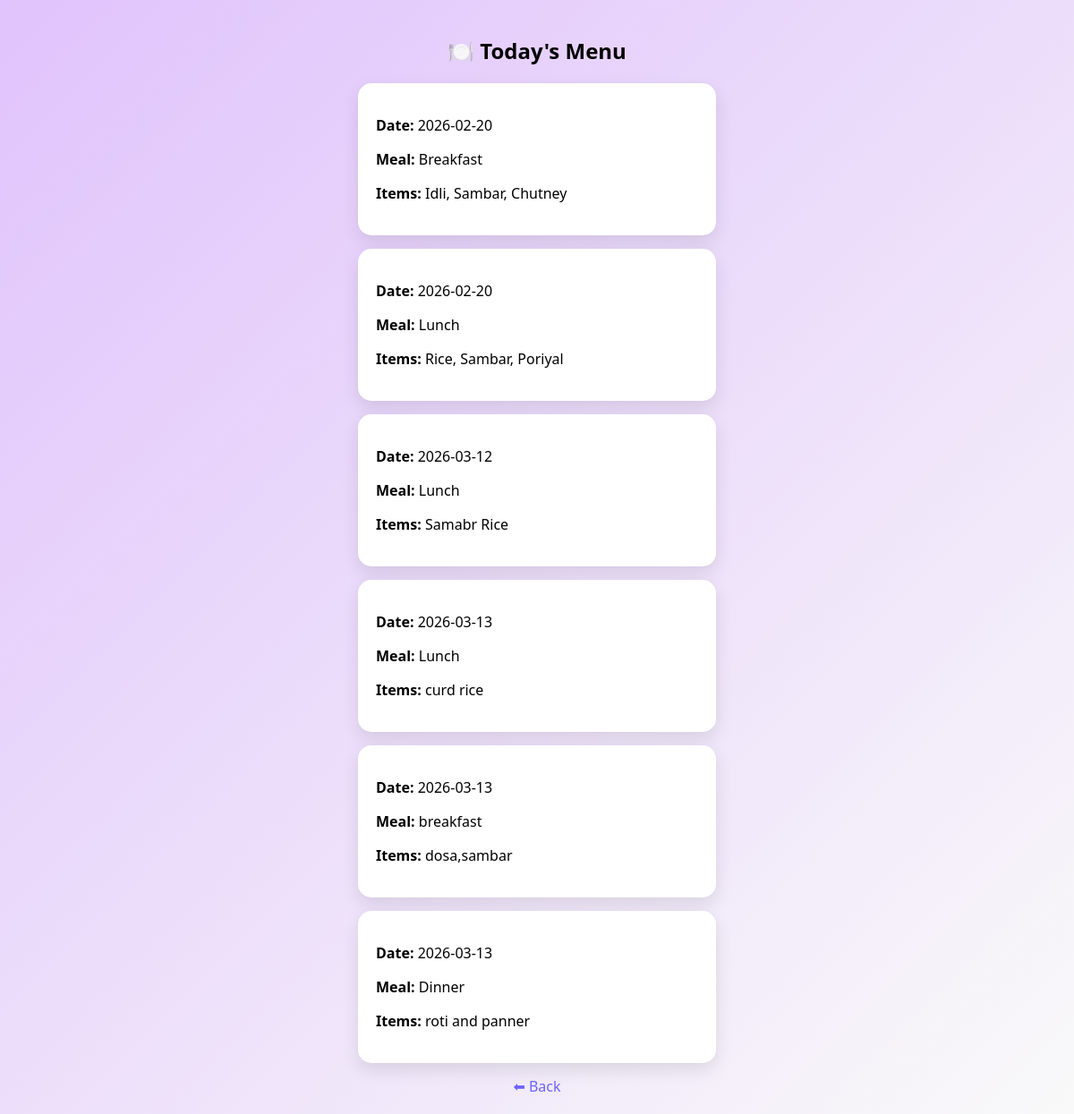
Page /menu/1 on the committed database.
### tables this page shows
CREATE TABLE menu (
    id INTEGER PRIMARY KEY AUTOINCREMENT,
    date TEXT NOT NULL,
    meal_type TEXT NOT NULL,
    items TEXT NOT NULL
);

### app.py (the view)
@app.route("/menu/<int:student_id>")
def menu(student_id):
    with get_db() as conn:
        cursor = conn.cursor()
        cursor.execute("SELECT * FROM menu")
        menu = cursor.fetchall()
    return render_template("menu.html", menu=menu, student_id=student_id)

### app.py (called while the page is built)
def get_db():
    conn = sqlite3.connect(DB_PATH, timeout=10)
    conn.row_factory = sqlite3.Row
    return conn

### templates/menu.html (shortened to what this page needs)
<!DOCTYPE html>
<html>
<head>
</head>
<body>
<div class="container">
<h2>🍽️ Today's Menu</h2>
{% for item in menu %}
<div class="card">
    <p><b>Date:</b> {{item.date}}</p>
    <p><b>Meal:</b> {{item.meal_type}}</p>
    <p><b>Items:</b> {{item.items}}</p>
</div>
{% endfor %}
<a href="/student/{{student_id}}" class="back">⬅ Back</a>
</div>
</body>
</html>

### templates/menu.html (style rules this page uses)
body { margin:0; font-family:'Segoe UI'; background: linear-gradient(135deg,#e0c3fc,#f9f9f9); padding:20px; }
.container { max-width:400px; margin:auto; }
.card { background:white; padding:20px; border-radius:15px; margin-bottom:15px; box-shadow:0px 8px 20px rgba(0,0,0,0.1); }
h2 { text-align:center; }
.back { display:block; text-align:center; margin-top:15px; color:#6c63ff; text-decoration:none; }

### rows in the picture
menu: date "2026-02-20", meal_type "Breakfast", items "Idli, Sambar, Chutney"
menu: date "2026-02-20", meal_type "Lunch", items "Rice, Sambar, Poriyal"
menu: date "2026-03-12", meal_type "Lunch", items "Samabr Rice"
menu: date "2026-03-13", meal_type "Lunch", items "curd rice"
menu: date "2026-03-13", meal_type "breakfast", items "dosa,sambar"
menu: date "2026-03-13", meal_type "Dinner", items "roti and panner"
